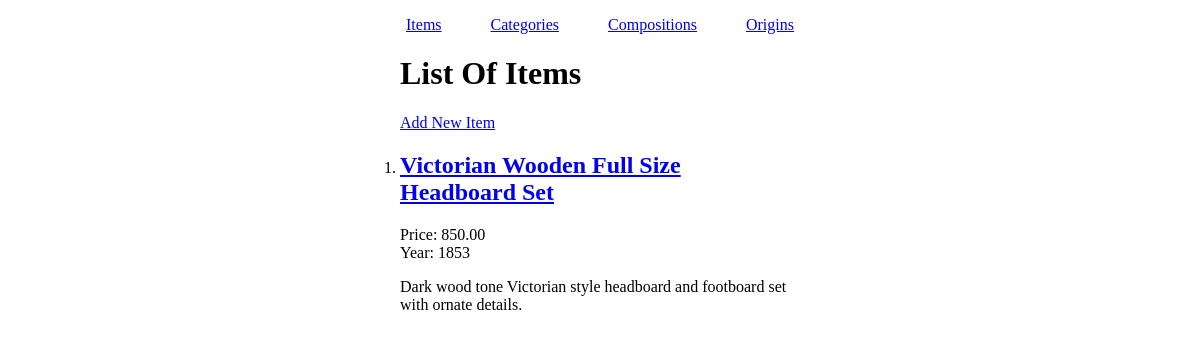
/cms/items.php, run on an earlier commit of the app's database.
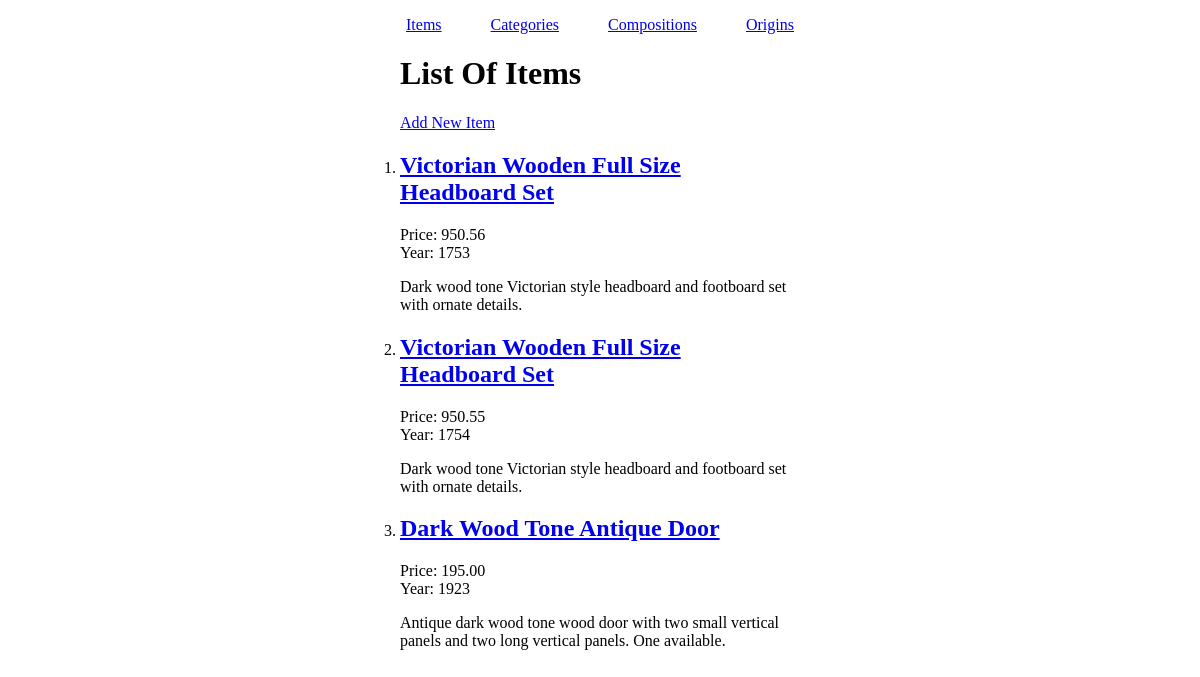
And on a later commit of the database.
### tables this page shows
CREATE TABLE IF NOT EXISTS `items` (
  `itemID` int(11) NOT NULL,
  `title` varchar(255) NOT NULL,
  `isAvailable` int(11) NOT NULL,
  `description` text NOT NULL,
  `price` decimal(11,2) NOT NULL,
  `year` int(11) NOT NULL,
  `categoryID` int(11) NOT NULL,
  `compositionID` int(11) NOT NULL,
  `originID` int(11) NOT NULL,
  `mainImageID` int(11) NOT NULL
);

### cms/items.php (the view, shortened to what this page needs)
<?php
require('../conn/connAntiques.php');
$query = "SELECT * FROM items";
$result = mysqli_query($conn, $query);
?><!DOCTYPE html>
<html lang="en-us">
<head>
    <link href="css/cms.css" rel="stylesheet">
    <link href="https://stackpath.bootstrapcdn.com/font-awesome/4.7.0/css/font-awesome.min.css" rel="stylesheet">
</head>
<body>
  <div id="container">
    <?php require('includes/menu.php'); ?>
    <h1>List Of Items</h1>
    <p><a href="item.php">Add New Item</a></p>
    <ol class="item-listing">
      <?php while ($row = mysqli_fetch_array($result)): ?>
      <li>
        <h2><a href="item.php?itemID=<?= $row['itemID']; ?>"><?= $row['title']; ?></a></h2>
        <p>Price: <?= $row['price']; ?><br>Year: <?= $row['year']; ?></p>
        <p><?= $row['description']; ?></p>
      </li>
      <?php endwhile; ?>
    </ol>
  </div>
</body>
</html>

### cms/includes/menu.php
<nav>
  <ul>
    <li><a href="items.php">Items</a></li>
    <li><a href="categories.php">Categories</a></li>
    <li><a href="compositions.php">Compositions</a></li>
    <li><a href="origins.php">Origins</a></li>
  </ul>
</nav>

### cms/css/cms.css (style rules this page uses)
#container { max-width: 400px; margin: 0 auto; }
.item-listing { padding: 0; }

### cms/css/menu.css (style rules this page uses)
nav ul { display: flex; list-style-type: none; padding: 0; justify-content: space-between; }
nav a { padding: 6px; }

What changed in the data, as far as the page shows it:
changed items (number 1 of 3 on the later page): price "850.00" → "950.56"; year "1853" → "1753"
added items: title "Victorian Wooden Full Size Headboard Set", price "950.55", year "1754", description "Dark wood tone Victorian style headboard and footboard set with ornate details."
added items: title "Dark Wood Tone Antique Door", price "195.00", year "1923", description "Antique dark wood tone wood door with two small vertical panels and two long vertical panels. One available."
